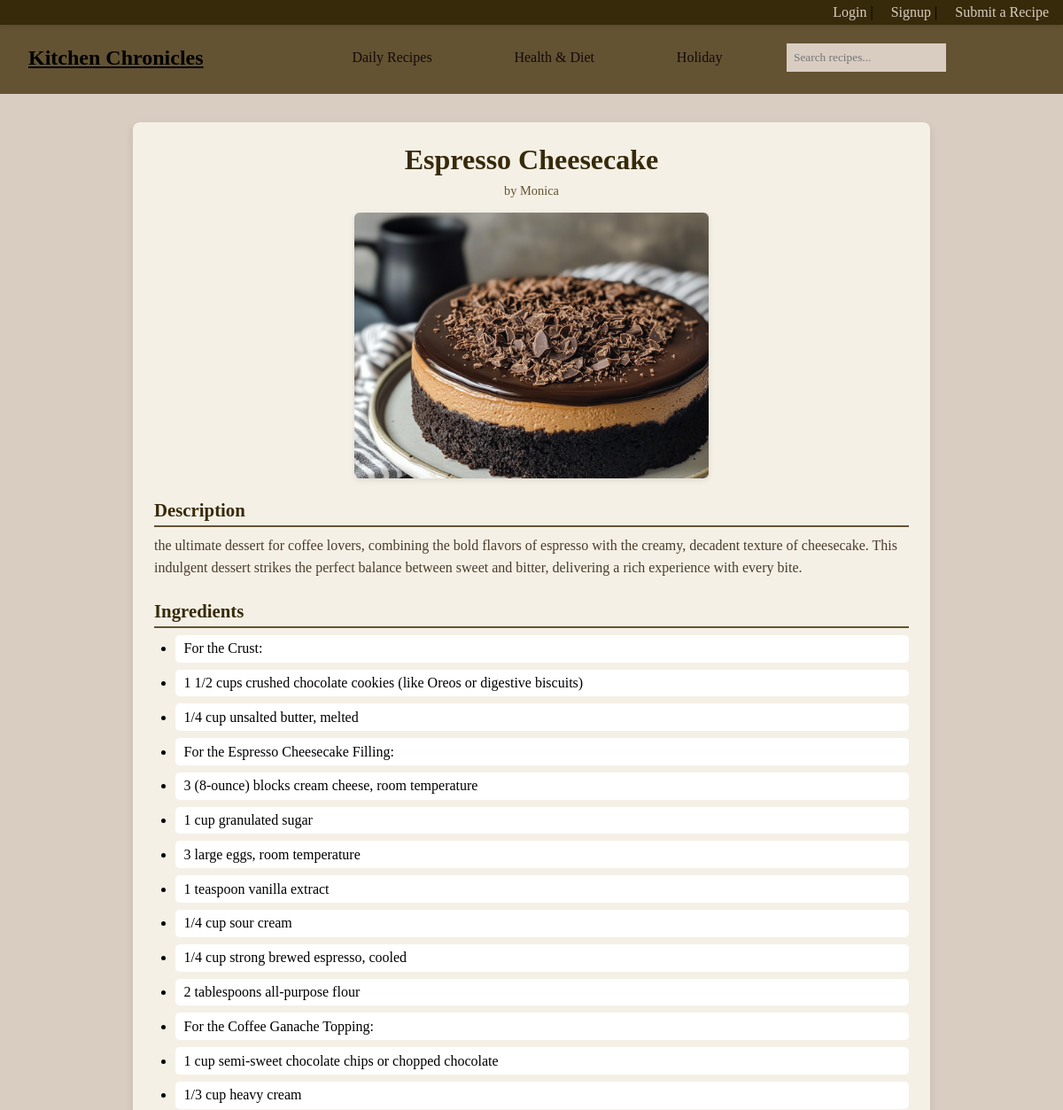
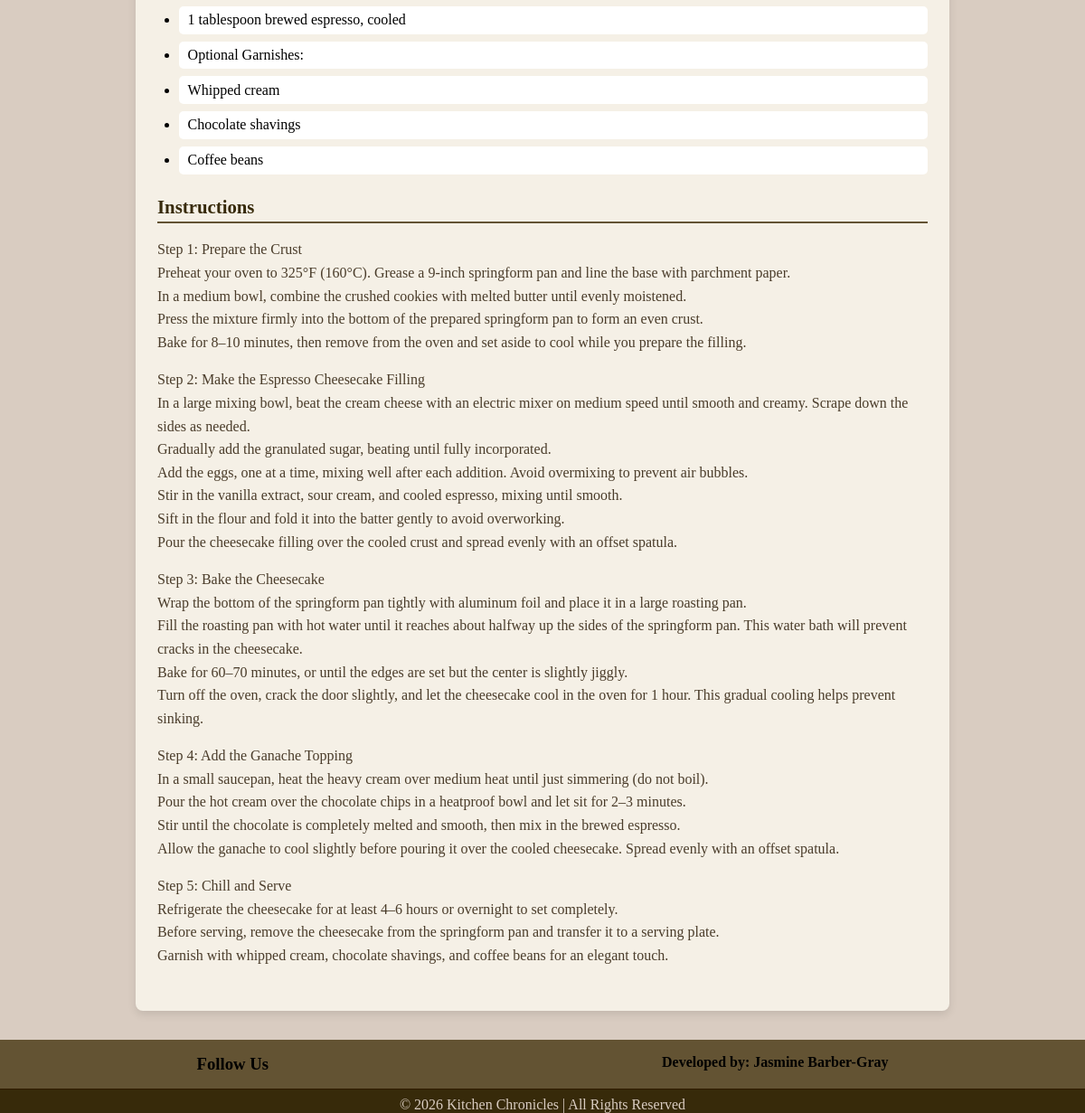
/recipe/4/, run on the app's committed database (2 pictures, top to bottom).
### recipes/models.py (models this page shows, shortened)
class Recipe(models.Model):
    CATEGORY_CHOICES = [
        ('Breakfast', 'breakfast'),
        ('Lunch', 'lunch'),
        ('Dinner', 'dinner'),
        ('Dessert', 'dessert'),
        ('Keto', 'keto'),
        ('Vegan', 'vegan'),
        ('Valentine\'s Day', 'valentine\'s Day'),
        ('Easter', 'easter'),
        ('Halloween', 'halloween'),
        ('Thanksgiving', 'thanksgiving'),
        ('Christmas', 'christmas'),
        ('New Years', 'new years'),
    ]
    title = models.CharField(max_length=200)
    author = models.ForeignKey(User, on_delete=models.CASCADE)
    category = models.CharField(max_length=20, choices=CATEGORY_CHOICES)
    image = models.ImageField(upload_to='recipes/images', blank=True, null=True)
    description = models.TextField()
    ingredients = models.TextField()
    instructions = models.TextField()

### recipes/views.py (the view)
# urls.py: path('recipe/<int:id>/', views.recipe_detail, name='recipe_detail'),
def recipe_detail(request, id):
    recipe = get_object_or_404(Recipe, id=id)
    return render(request, "recipes/recipe_detail.html", {
        "recipe": recipe
    })

### recipes/templates/recipes/recipe_detail.html (shortened to what this page needs)
{% extends 'base.html' %}
{% block content %}
<div class="recipe-detail-container">
    <h1>{{ recipe.title }}</h1>
    <p class="recipe-author">by {{ recipe.author.username }}</p>
    {% if recipe.image %}
        <img src="{{ recipe.image.url }}" alt="{{ recipe.title }}">
    {% endif %}
    <div class="recipe-section">
        <h2>Description</h2>
        <p>{{ recipe.description }}</p>
    </div>
    <div class="recipe-section">
        <h2>Ingredients</h2>
        <ul class="ingredients-list">
        {% for item in recipe.ingredients.splitlines %}
            {% if item %}
                <li>{{ item }}</li>
            {% endif %}
        {% endfor %}
        </ul>
    </div>
    <div class="recipe-section">
        <h2>Instructions</h2>
        <p>{{ recipe.instructions | linebreaks }}</p>
    </div>
</div>
{% endblock %}

### recipes/static/recipes/style.css (style rules this page uses)
* { margin: 0; padding: 0; box-sizing: border-box; font-family: Georgia, 'Times New Roman', Times, serif; }
body { background: #d9ccc1; color: #000000; margin: 0; padding: 0; overflow: auto; max-width: 100% }
.recipe-detail-container { max-width: 900px; margin: 2rem auto; padding: 1.5rem; background-color: #f5f0e6; border-radius: 8px; box-shadow: 0 4px 10px rgba(0,0,0,0.1); }
.recipe-detail-container h1 { font-size: 2rem; color: #372a0a; text-align: center; margin-bottom: 0.5rem; }
.recipe-author { text-align: center; font-size: 0.9rem; color: #635333; margin-bottom: 1rem; }
.recipe-detail-container img { display: block; max-width: 100%; margin: 0 auto 1.5rem auto; border-radius: 6px; box-shadow: 0 2px 6px rgba(0,0,0,0.1); }
.recipe-section { margin-bottom: 1.5rem; }
.recipe-section h2 { font-size: 1.3rem; color: #372a0a; border-bottom: 2px solid #635333; padding-bottom: 0.3rem; margin-bottom: 0.5rem; }
.recipe-section p { font-size: 1rem; line-height: 1.6; color: #4a3c2a; margin-bottom: 1rem; }
.ingredients-list { list-style-type: disc; padding-left: 1.5rem; margin-top: 0.5rem; }
.ingredients-list li { margin-bottom: 0.5rem; background-color: #fff; padding: 0.4rem 0.6rem; border-radius: 5px; }
.recipe-detail-container img { display: block; margin: 0 auto 1.5rem auto; width: 400px; height: 300px; object-fit: cover; border-radius: 6px; box-shadow: 0 2px 6px rgba(0,0,0,0.1); }

### data on the page
Recipe: title "Espresso Cheesecake", author.username "Monica", image (picture), description "the ultimate dessert for coffee lovers, combining the bold flavors of espresso with the creamy, decadent texture of cheesecake. This indulgent dessert strikes the perfect balance between sweet and bitter, delivering a rich experience with every bite.", instructions "Step 1: Prepare the Crust Preheat your oven to 325°F (160°C). Grease a 9-inch springform pan and line the base with parchment paper. In a medium bowl, combine the crushed cookies with melted butter until evenly moistened. Press the mixture firmly into the bottom of the prepared springform pan to form an even crust. Bake for 8–10 minutes, then remove from the oven and set aside to cool while you prepare the filling. Step 2: Make the Espresso Cheesecake Filling In a large mixing bowl, beat the cream cheese with an electric mixer on medium speed until smooth and creamy. Scrape down the sides as needed. Gradually add the granulated sugar, beating until fully incorporated. Add the eggs, one at a…"

### other printed values
{{ item }} "For the Crust:" "1 1/2 cups crushed chocolate cookies (like Oreos or digestive biscuits)" "1/4 cup unsalted butter, melted" "For the Espresso Cheesecake Filling:" "3 (8-ounce) blocks cream cheese, room temperature" "1 cup granulated sugar" "3 large eggs, room temperature" "1 teaspoon vanilla extract" "1/4 cup sour cream" "1/4 cup strong brewed espresso, cooled" "2 tablespoons all-purpose flour" "For the Coffee Ganache Topping:" "1 cup semi-sweet chocolate chips or chopped chocolate" "1/3 cup heavy cream" "1 tablespoon brewed espresso, cooled" "Optional Garnishes:" "Whipped cream" "Chocolate shavings" "Coffee beans"
